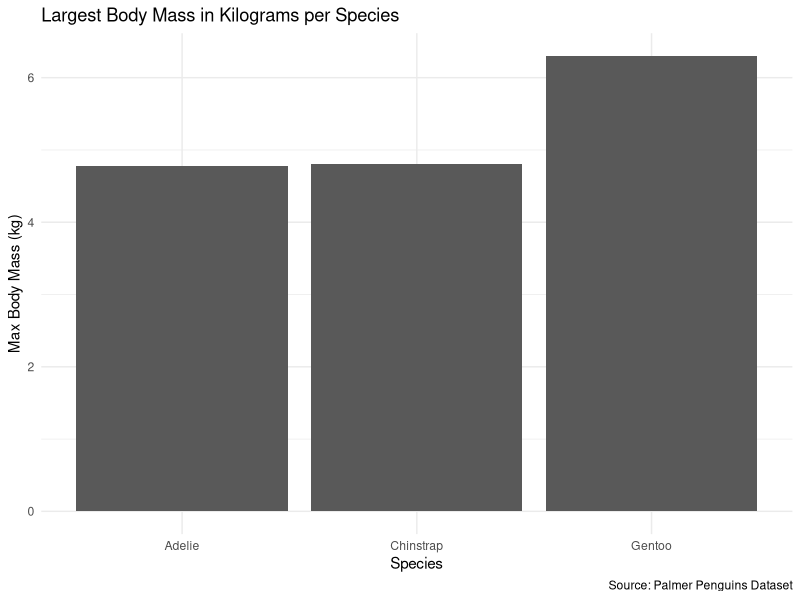

This figure's R source:
## ---- chunk 1
#| label: setup
#| include: false

library(tidyverse)
library(palmerpenguins)
data(penguins)
## ---- chunk 2
#| echo: false

filter(penguins, species == "Chinstrap") |>
  slice_head(n = 5) |>
  knitr::kable()
## ---- chunk 3
#| eval: true
#| echo: false

filter(penguins, island %in% c("Biscoe", "Dream")) |>
  slice_head(n = 5) |>
  knitr::kable()
## ---- chunk 4
#| eval: true
#| echo: false

penguins |>
  filter(sex == "male") |>
  arrange(desc(body_mass_g)) |>
  slice_head(n = 5) |>
  knitr::kable()
## ---- chunk 5
#| eval: true
#| echo: false

penguins |>
  filter(sex == "male") |>
  arrange(desc(body_mass_g)) |>
  select(species, island, body_mass_g) |>
  slice_head(n = 5) |>
  knitr::kable()
## ---- chunk 6
#| eval: true
#| echo: false

penguins_kg <- mutate(penguins, body_mass_kg = body_mass_g / 1000) |>
  select(species, island, body_mass_kg)
slice_head(penguins_kg, n = 5) |>
  knitr::kable()
## ---- chunk 7
#| eval: true
#| echo: false

penguins |>
  mutate(penguins, body_mass_kg = body_mass_g / 1000) |>
  group_by(species) |>
  summarize(max_body_mass_kg = max(body_mass_kg, na.rm = TRUE)) |>
  knitr::kable()
## ---- chunk 8
#| eval: true
#| echo: true

penguins |>
  mutate(penguins, body_mass_kg = body_mass_g / 1000) |>
  group_by(species) |>
  summarize(max_body_mass_kg = max(body_mass_kg, na.rm = TRUE)) |>
  ggplot() +
  geom_col(aes(x = species, y = max_body_mass_kg)) +
  labs(
    title = "Largest Body Mass in Kilograms per Species",
    x = "Species",
    y = "Max Body Mass (kg)",
    caption = "Source: Palmer Penguins Dataset"
  ) +
  theme_minimal()
